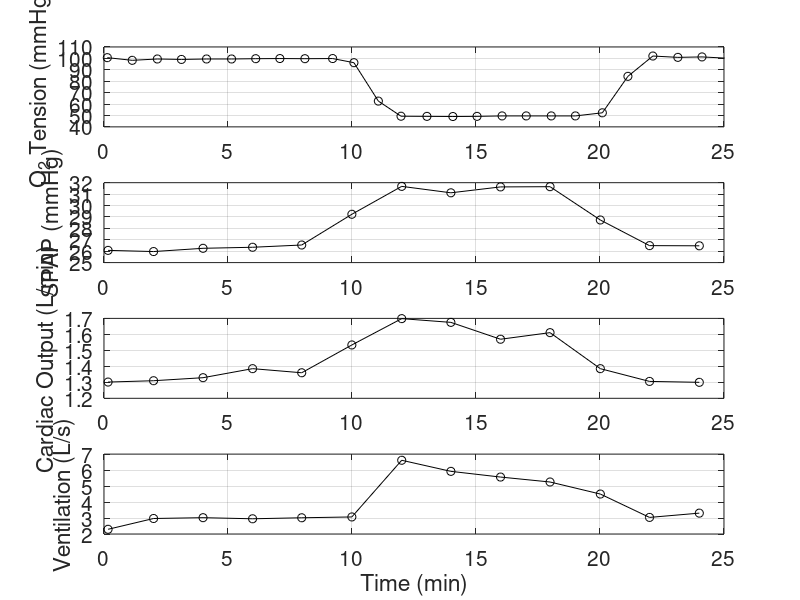

MATLAB code to generate this figure:
clear; close all; clc;
%%% this script take raw data from Cheng, H. Y., Croft, Q. P., Frise, M. C., Talbot, N. P., Petousi, N., Robbins, P. A., & Dorrington, K. L. (2017). Human hypoxic pulmonary vasoconstriction is unaltered by 8 h of preceding isocapnic hyperoxia. Physiological reports, 5(17), e13396.
%%% and processes it into a useable format

%%% from digitized images of their data
O2 = [0.13361638361638573, 100.64935064935065
1.1390172327672357, 98.3116883116883
2.150739885114888, 99.48051948051948
3.123595154845158, 99.0909090909091
4.133912962037965, 99.48051948051948
5.143528346653349, 99.48051948051948
6.117554320679324, 99.74025974025975
7.091346153846156, 99.87012987012987
8.100727397602398, 99.74025974025975
9.218750000000004, 99.87012987012987
10.077578671328677, 96.23376623376623
11.062609265734267, 62.5974025974026
11.976226898101899, 49.35064935064935
13.021665834165834, 49.22077922077922
14.067104770229768, 49.09090909090909
15.040896603396604, 49.22077922077922
16.05121441058941, 49.6103896103896
17.024772102897103, 49.6103896103896
18.034387487512486, 49.6103896103896
19.00794517982018, 49.6103896103896
20.09459290709291, 52.33766233766234
21.12574925074925, 84.28571428571428
22.131384240759242, 102.07792207792207
23.13889235764236, 100.9090909090909
24.11315247252747, 101.2987012987013
25.156718281718284, 100.12987012987013];

SPAP = [0.011965614222812171, 26.070824868233643
1.9611316362164075, 25.966930078879066
3.9814406454924676, 26.252499765025703
5.966178161127296, 26.343337213421734
7.950264978707713, 26.540368584297934
9.955824832083755, 29.233000513328466
11.926138540845761, 31.677803243368302
13.914888694482803, 31.113778169803275
15.933787857974307, 31.629434687990283
17.91895917231208, 31.6494761880662
19.995662012970577, 28.73157259259795
21.957950445728166, 26.486100366559906
23.943338659417414, 26.470743892475763];

CO = [-0.0045888894887458065, 4.88104518706473
2.0186254926307816, 4.912476380715866
4.006532419154563, 4.983544782162716
5.999622091453866, 5.195583868703773
7.981374507369215, 5.099249581601252
10.027425363062136, 5.751832856448739
12.07218053231118, 6.369173460022674
14.054256869837499, 6.281649840738541
16.02499595097986, 5.88575284781083
18.05274523565297, 6.040533390919397
20.043729417480968, 5.195303136640932
22.018031636344006, 4.896323489715488
24.03930248879771, 4.874890676456297];

VENT = [0.4850746268656714, 8.60651696472592
2.014925373134327, 11.138227780018827
3.9925373134328357, 11.330285509389988
6.0074626865671625, 11.072116893012417
7.98507462686567, 11.309219667428625
9.999999999999998, 11.501501501501505
12.014925373134327, 24.80189144368249
13.992537313432836, 22.201156380260862
16.007462686567166, 20.861906682802207
17.985074626865668, 19.702613060822017
20, 16.87687687687688
22.014925373134325, 11.393483035274084
24.029850746268657, 12.396575680157774];

%%% manipulating things
O2t   = O2(:,1);   O2   = O2(:,2);
SPAPt = SPAP(:,1); SPAP = SPAP(:,2);
COt   = CO(:,1);   CO   = CO(:,2);
VENTt = VENT(:,1); VENT = VENT(:,2);

COr = 80/1000;      %(assumed) resting cardiac output of an adult rat (L/min)
COh = 5;            %(assumed) resting cardiac output of an adult human (L/min) - (Cheng data is around this range)
K   = COr/COh;      %proportionality factor to convert human CO to rat OC per --> COr = K*COh
CO  = K*CO*1000/60; %converting the human data from Cheng et al to rat sized quantities (ml/s)

VENT = K*VENT*1000/60; %converting ventilation to rat valus with K, also dividing ventilation data by 2 to account for airflow being didirectional (ml/s)

T = mean([SPAPt COt VENTt],2); %averaging time so we can have on consistent time vector for SPAP, CO, and VENT

%%% averaging data over normoxic and hypoxic conditions
norm   = find(T<9);                 %indices for the normoxic period
hypo   = find((T>11) & (T<20));     %indices for the normoxic period
normO2 = find(O2t<9);               %indices for the hypoxic period
hypoO2 = find((O2t>11) & (O2t<20)); %indices for the hypoxic period

%normoxic
O2n   = mean(O2(normO2));
SPAPn = mean(SPAP(norm));
COn   = mean(CO(norm));
VENTn = mean(VENT(norm));

%hypoxic
O2h   = mean(O2(hypoO2));
SPAPh = mean(SPAP(hypo));
COh   = mean(CO(hypo));
VENTh = mean(VENT(hypo));

%%% making a struct to put everything in
DATA.T    = T;
DATA.O2t  = O2t;
DATA.O2   = O2;
DATA.SPAP = SPAP;
DATA.CO   = CO;
DATA.VENT = VENT;

DATA.O2n   = O2n;   DATA.O2h = O2h;
DATA.SPAPn = SPAPn; DATA.SPAPh = SPAPh;
DATA.COn   = COn;   DATA.COh = COh;
DATA.VENTn = VENTn; DATA.VENTh = VENTh;

save('Cheng_DATA.mat','DATA')

%%% plots to confirm we got the right info
figure;
subplot(4,1,1)
plot(O2t,O2,'ko')
hold on
plot(O2t,O2,'k')
set(gca,'fontsize',15)
ylabel('O_2 Tension (mmHg)')
xlim([0 25])
grid on

subplot(4,1,2)
plot(T,SPAP,'ko')
hold on
plot(T,SPAP,'k')
set(gca,'fontsize',15)
ylabel('SPAP (mmHg)')
xlim([0 25])
grid on

subplot(4,1,3)
plot(T,CO,'ko')
hold on
plot(T,CO,'k')
set(gca,'fontsize',15)
ylabel('Cardiac Output (L/min)')
xlim([0 25])
grid on

subplot(4,1,4)
plot(T,VENT,'ko')
hold on
plot(T,VENT,'k')
set(gca,'fontsize',15)
xlabel('Time (min)')
ylabel('Ventilation (L/s)')
xlim([0 25])
grid on
